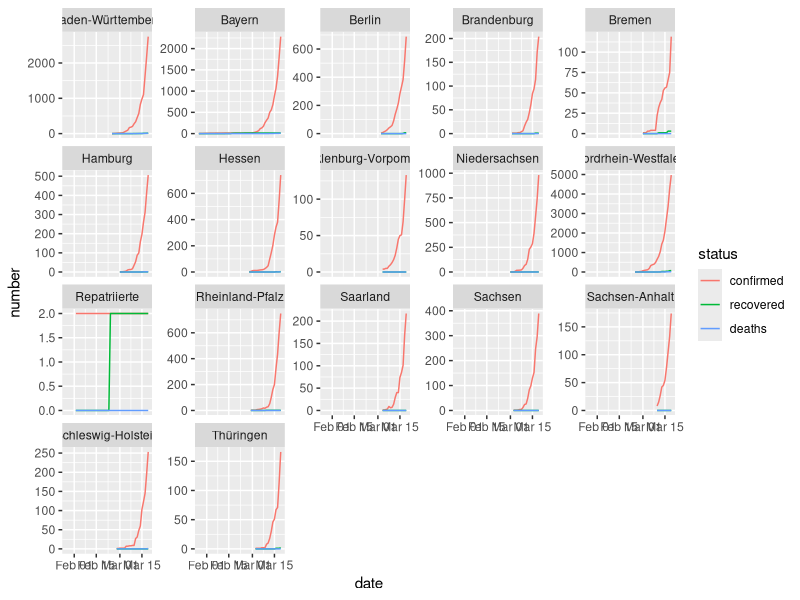
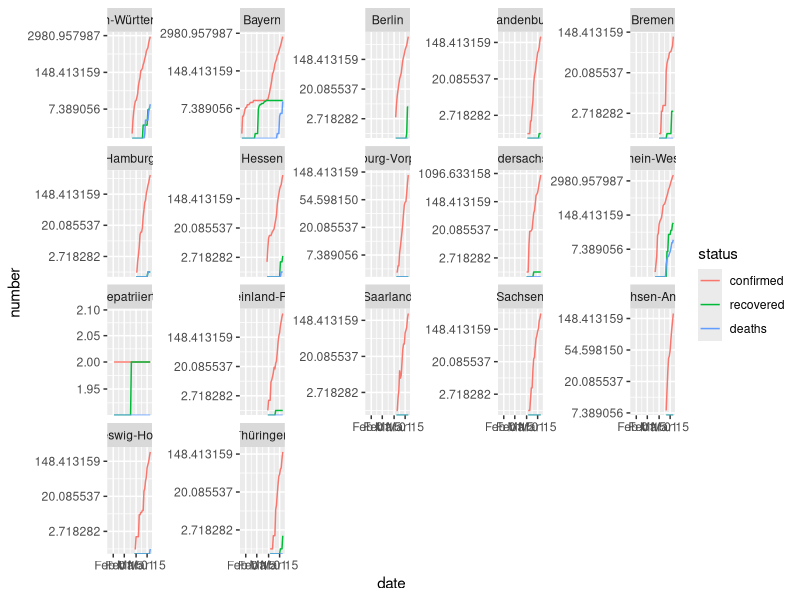

Source code (R) for these figures, in order: (Note: this script raises an error after producing the figures.)
setwd("/wales/wirvsvirus/FlatCurver")

library("data.table")
library("ggplot2")

DT <- fread("data/Coronavirus.history.v2.csv")
DT[, date := as.Date(date, tz = "Europe/Berlin")]

dt <- melt(DT, id.vars = c("date", "parent", "label", "lon", "lat"), variable.name = "status", value.name = "number")

dt[, .N, by = parent]

dtDE <- dt[parent == "Deutschland", -"parent", with = FALSE]

# Wie verlaufen die Kurven?
ggplot(dtDE, aes(x = date, y = number, col = status)) + geom_line() + facet_wrap(~ label, scales = "free_y")

# Das Wachstum sollte und sieht exponenetell aus.  Dann ist das logarithmierte Wachstum linear.
# In Bayern hat es augenscheinlich zwei zeitlich getrennte Ansteckungswellen gegeben.  Der einfachheit halber werden daher im folgenden die Fälle aus der ersten Welle (Webasto) entfernt und die kumulierten Zahlen entsprechend zurückgesetzt.
ggplot(dtDE, aes(x = date, y = number, col = status)) + geom_line() + facet_wrap(~ label, scales = "free_y") + scale_y_continuous(trans = "log")

# Alle Fälle f Bayern vor 2020-02-28 werden entfernt.
dtDE[(label == "Bayern") & (status == "confirmed"), c(NA, diff(number))]
dtDE[label == "Bayern"][20:34]
dtDE[label == "Bayern"] <- dtDE[dtDE[(label == "Bayern") & (date == "2020-02-27"), .(label, status, correction = number)], on = c("label", "status")]
dtDE[label == "Bayern", number := number - correction]
dtDE <- dtDE[!((label == "Bayern") & (date < "2020-02-28"))]
dtDE[, correction := NULL]

# Ebenfalls ist die Gruppe "Repatriierte" wenig interessant.
dtDE <- dtDE[label != "Repatriierte"]

# Mit den obigen Bereinigungen scheinen die logarithmierten Wachstumsraten nun annähernd linear zu sein.
ggplot(dtDE, aes(x = date, y = number, col = status)) + geom_line() + facet_wrap(~ label, scales = "free_y") + scale_y_continuous(trans = "log")






# Wie ist eine theoretische infektionskurve (mit dunkelziffern)
# wie sieht die echte aus
# herausfinden, weclhe maßnahmen welchen effekt hat
  # infektionsrate?
  # verschobene testzeitpunkt?
